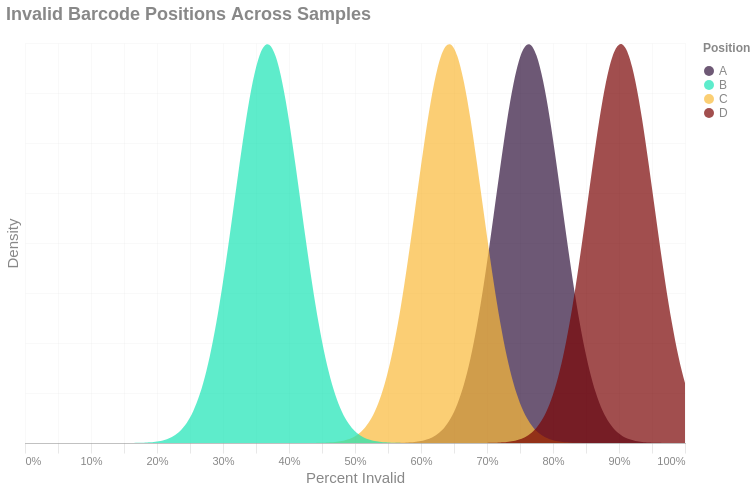

The cell this chart's notebook holds for it:
### Markdown cell above
## Invalid Positions in Barcodes
This is the density distribution of invalid barcode positions across all samples as a percent of all the invalid barcodes.
This should help you assess whether some positions have a higher incidence of failure than others, which may be diagnostic
of issues with the chemistry. You can isolate any of the positions by clicking on them in the figure legend.

### Code cell
selection = alt.selection_point(fields=['Position'], bind='legend')
with SafeRender(invalids_long):
    (
        alt.Chart(invalids_long)
        .transform_density(
            density='Invalid',
            groupby=['Position'],
            extent=[0, 1],
            bandwidth=0.05  # Adjust this to control smoothness
        )
        .mark_area(opacity = 1, line=False, interpolate="natural")
        .encode(
            x=alt.X('value:Q', title='Percent Invalid').axis(format="%"),
            y=alt.Y('density:Q', title='Density')
                .axis(labels=False)
                .stack(False),
            color= alt.Color('Position:N')
                .title("Position")
                .scale(range=palette(invalids_long['Position'].nunique())),
            opacity=alt.when(selection).then(alt.value(1)).otherwise(alt.value(0.1)),
            tooltip = [
                "Position:N",
                alt.Tooltip("value:Q", bin=True, format = ".0%", title="Percent Invalid")
            ],
        )
    .add_params(selection)
    .properties(
            title='Invalid Barcode Positions Across Samples',
            usermeta={'embedOptions': {'downloadFileName': 'invalid.bc.positions'}}
        )
    ).display()

### Figure 1 — Vega-Lite specification as saved in the notebook (floating-point values rounded to 4 significant figures)
{"width": "container", "height": 400, "config": {"title": {"anchor": "start", "dy": -15, "fontSize": 18, "color": "#888888", "subtitleColor": "#888888", "subtitleFontSize": 14}, "arc": {"fill": "#0072B2"}, "axis": {"domainColor": "#888888", "domainWidth": 0.5, "gridWidth": 0.2, "grid": false, "titleFontWeight": 400, "titleFontSize": 15, "labelFontSize": 11, "labelColor": "#888888", "tickColor": "#888888", "tickWidth": 0.2, "titleColor": "#888888"}, "axisBand": {"grid": false}, "axisX": {"grid": true, "tickSize": 10, "domainCap": "round"}, "axisY": {"domain": false, "grid": true, "tickSize": 0, "domainCap": "round"}, "background": "transparent", "header": {"labelFontSize": 15, "labelColor": "#888888", "titleFontSize": 15, "titleFontWeight": 600, "titleColor": "#888888"}, "legend": {"labelFont": "sans-serif", "labelFontSize": 12, "labelColor": "#888888", "symbolSize": 100, "symbolType": "circle", "titleFontSize": 12, "titlePadding": 10, "titleColor": "#888888", "title": null}, "range": {"category": ["#E69F00", "#56B4E9", "#009E73", "#F0E442", "#0072B2", "#D55E00", "#CC79A7", "#000000"], "diverging": ["#cfe8f3", "#a2d4ec", "#73bfe2", "#46abdb", "#1696d2", "#12719e"]}, "area": {"fill": "#0072B2", "fillOpacity": 0.7, "line": true, "strokeOpacity": 0.7}, "line": {"color": "#0072B2", "stroke": "#0072B2", "strokeWidth": 2}, "trail": {"color": "#0072B2", "stroke": "#0072B2", "strokeWidth": 0, "size": 1}, "point": {"filled": true, "fillOpacity": 1.0, "size": 95}, "text": {"color": "#888888", "fontSize": 11, "align": "right", "fontWeight": 400, "size": 11}, "bar": {"fill": "#0072B2", "stroke": null}, "view": {"stroke": null, "continuousWidth": 660, "continuousHeight": 400}}, "data": {"name": "data-7c60ba15b6c79ee198c00b601354ddf9"}, "mark": {"type": "area", "interpolate": "natural", "line": false, "opacity": 1}, "encoding": {"color": {"field": "Position", "scale": {"range": ["#30123B", "#1AE4B6", "#FABA39", "#7A0403"]}, "title": "Position", "type": "nominal"}, "opacity": {"condition": [{"param": "param_28d682d82f851a8c", "value": 1}], "value": 0.1}, "tooltip": [{"field": "Position", "type": "nominal"}, {"bin": true, "field": "value", "format": ".0%", "title": "Percent Invalid", "type": "quantitative"}], "x": {"axis": {"format": "%"}, "field": "value", "title": "Percent Invalid", "type": "quantitative"}, "y": {"axis": {"labels": false}, "field": "density", "stack": false, "title": "Density", "type": "quantitative"}}, "params": [{"name": "param_28d682d82f851a8c", "select": {"type": "point", "fields": ["Position"]}, "bind": "legend"}], "title": "Invalid Barcode Positions Across Samples", "transform": [{"density": "Invalid", "bandwidth": 0.05, "extent": [0, 1], "groupby": ["Position"]}], "usermeta": {"embedOptions": {"downloadFileName": "invalid.bc.positions"}}, "$schema": "https://vega.github.io/schema/vega-lite/v6.4.1.json", "datasets": {"data-7c60ba15b6c79ee198c00b601354ddf9": [{"Position": "A", "Invalid": 0.763}, {"Position": "A", "Invalid": 0.765}, {"Position": "A", "Invalid": 0.763}, {"Position": "A", "Invalid": 0.761}, {"Position": "A", "Invalid": 0.761}, {"Position": "A", "Invalid": 0.765}, {"Position": "C", "Invalid": 0.643}, {"Position": "C", "Invalid": 0.644}, {"Position": "C", "Invalid": 0.641}, {"Position": "C", "Invalid": 0.642}, {"Position": "C", "Invalid": 0.642}, {"Position": "C", "Invalid": 0.644}, {"Position": "B", "Invalid": 0.367}, {"Position": "B", "Invalid": 0.369}, {"Position": "B", "Invalid": 0.368}, {"Position": "B", "Invalid": 0.364}, {"Position": "B", "Invalid": 0.368}, {"Position": "B", "Invalid": 0.368}, {"Position": "D", "Invalid": 0.903}, {"Position": "D", "Invalid": 0.902}, {"Position": "D", "Invalid": 0.902}, {"Position": "D", "Invalid": 0.902}, {"Position": "D", "Invalid": 0.903}, {"Position": "D", "Invalid": 0.904}]}}
